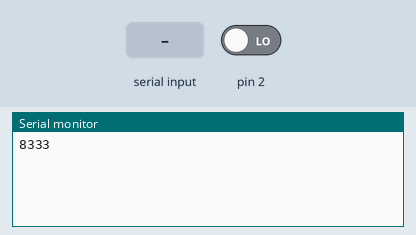
Simulated run of this sketch. Board: Arduino Uno, built with avr-gcc and run on an emulated ATmega328P. Shown: the last lines printed to the serial monitor. The inputs (shaded band) are chosen by the test bench; at power-on: pin 2 LOW.

Above: at 1.2 s.
1.3 s: "90,45\n" received over Serial
At 1.6 s:
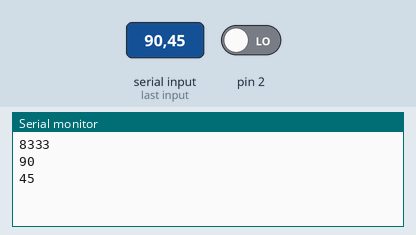
2.8 s: "30,150\n" received over Serial
At 4.7 s:
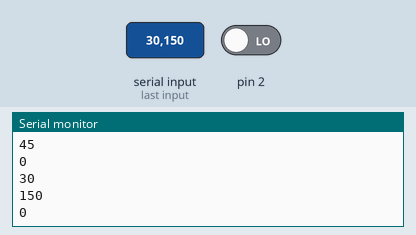
Timing chart, 0 to 6.2 s (numbered marks = the images above; inputs shaded):
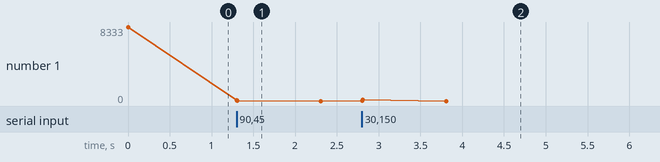

Measured:
- after the input at 1.3 s, the serial monitor: prints a new line at once (image 1)
- after the input at 2.8 s, the serial monitor: prints a new line at once (image 2)
- plotted number 1: 8333 → 0 after the input at 1.3 s

The sketch:

rectifier_360.ino
```cpp
//Juan Camilo Serrano Correa
int c = 0;
bool Toggle = false;
int Angle = 8333;//2500*x/27
int OverAngle = 0;
//int Angle = map(90,30,150,2778,13886);//
float Courrent = 0;
float Courrent1 = 0;
void setup()
{
  Serial.begin(9600);
  Serial.println(Angle);
  Serial.print("");
  DDRB = B00100111;//PORTB D8-D10 OUTPUT
  // Configuracion de TIMER1
  TCCR1A = 0;                // limpia registro
  TCCR1B = 0;                //limpia registro
  TCNT1  = 0;                //Inicializa el temporizador --------------
  OCR1A = 4000;            // carga el registrador de comparación: (16MHz/1024*1Hz) -1 = 15624 = 0X3D08
  TCCR1B |= (1 << WGM12) | (1 << CS11) | (0 << CS10) | (0 << CS12); // modo CTC, prescaler de 8: CS12 = 1 e CS10 = 1
  TIMSK1 |= (1 << OCIE1A);  // habilita interrupción por igualdade de comparación
  attachInterrupt(digitalPinToInterrupt(2), ZeroCross, RISING);
}
void loop()
{
  if (Serial.available() != 0) {
    //Angle = Serial.parseInt();
    Angle = Serial.parseInt();
    Serial.println(Angle);
  }
  if (Angle <= 11000) {
    if (c == 0) {
      PORTB = B00000000;
      OCR1A = Angle;
      //Angle=map(analogRead(A2), 0, 1023, 2778, 13886);
    } else if (c == 1) {
      PORTB = B00100001; //R
      OCR1A = 40;
    } else if (c == 2) {
      PORTB = B00000000;
      OCR1A = 11052;
    } else if (c == 3) {
      PORTB = B00100010; //S
      OCR1A = 40;
    } else if (c == 4) {
      PORTB = B00000000;
      OCR1A = 11052;//
    } else if (c == 5) {
      PORTB = B00100100; //T
      OCR1A = 40;
    } else if (c == 6) {
      PORTB = B00000000;
      //Courrent = analogRead(A0);
      //Courrent1 = analogRead(A1);
      OCR1A = 600;
    }
  } else {
    OverAngle = Angle - 11000;
    if (c == 0) {
      PORTB = B00000000;
      OCR1A = OverAngle;
      //Angle=map(analogRead(A2), 0, 1023, 2778, 13886);
    } else if (c == 1) {
      PORTB = B00100100; //T
      OCR1A = 40;
    } else if (c == 2) {
      PORTB = B00000000;
      OCR1A = 11052;
    } else if (c == 3) {
      PORTB = B00100001; //R
      OCR1A = 40;
    } else if (c == 4) {
      PORTB = B00000000;
      OCR1A = 11052;//
    } else if (c == 5) {
      PORTB = B00100010; //S
      OCR1A = 40;
    } else if (c == 6) {
      PORTB = B00000000;
      //Courrent = analogRead(A0);
      //Courrent1 = analogRead(A1);
      OCR1A = 600;
    }
  }
}
ISR(TIMER1_COMPA_vect)          // interrupción por igualdade de comparación en TIMER1
{
  c++;//Address
}
void ZeroCross() {
  if (Toggle) {//Reset when 360 cero crossing
    TCNT1  = 0;//Reset timer
    c = 0;    //Reset counter
  }
  Toggle = not Toggle;//To ignore 180 cero crossing
}
// Angle = map(analogRead(A2), 0, 1023, 2778, 13886);//30-150
//PORTB = B00000001; //63ns
//digitalWrite(R, HIGH); //4us
```
